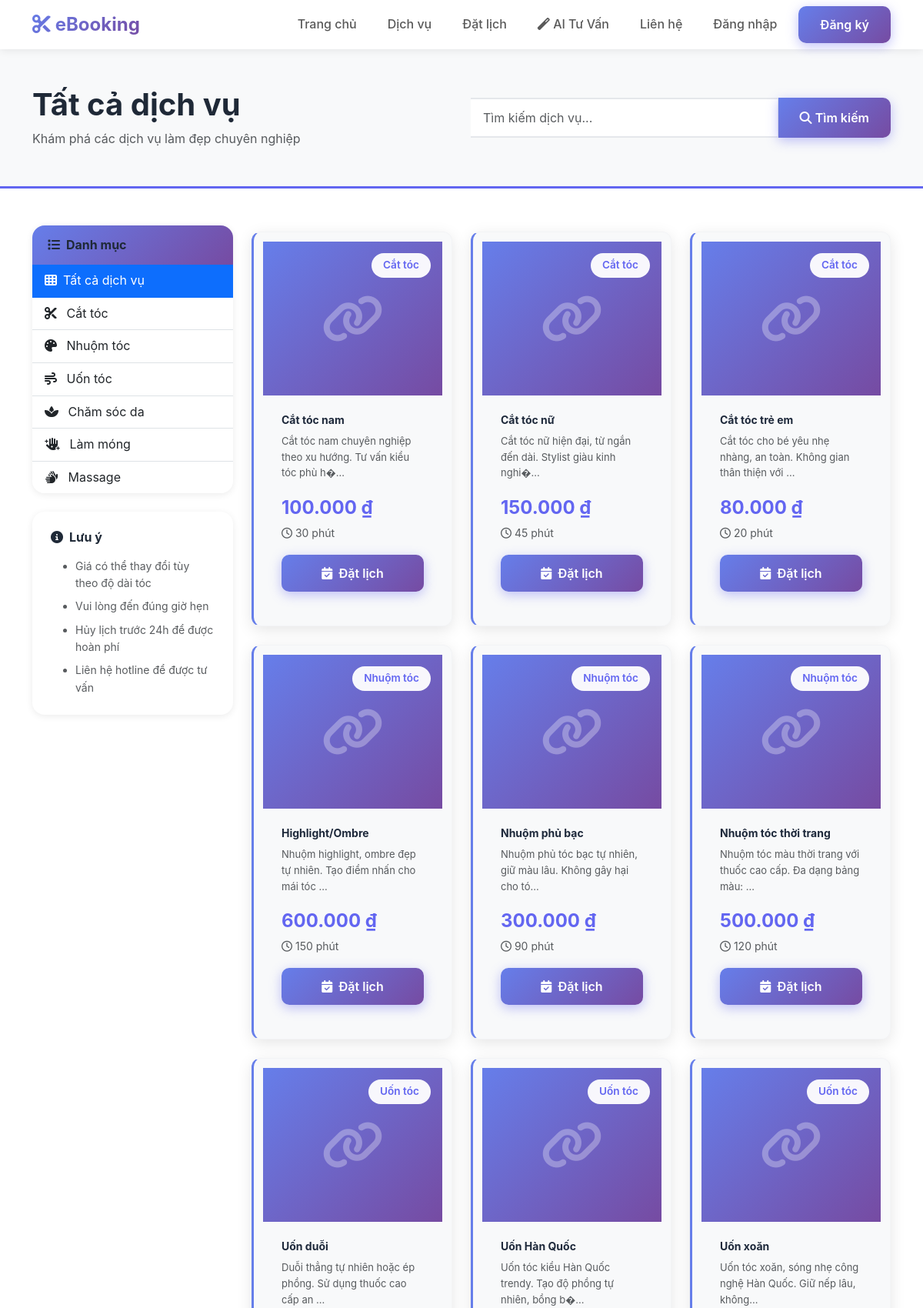
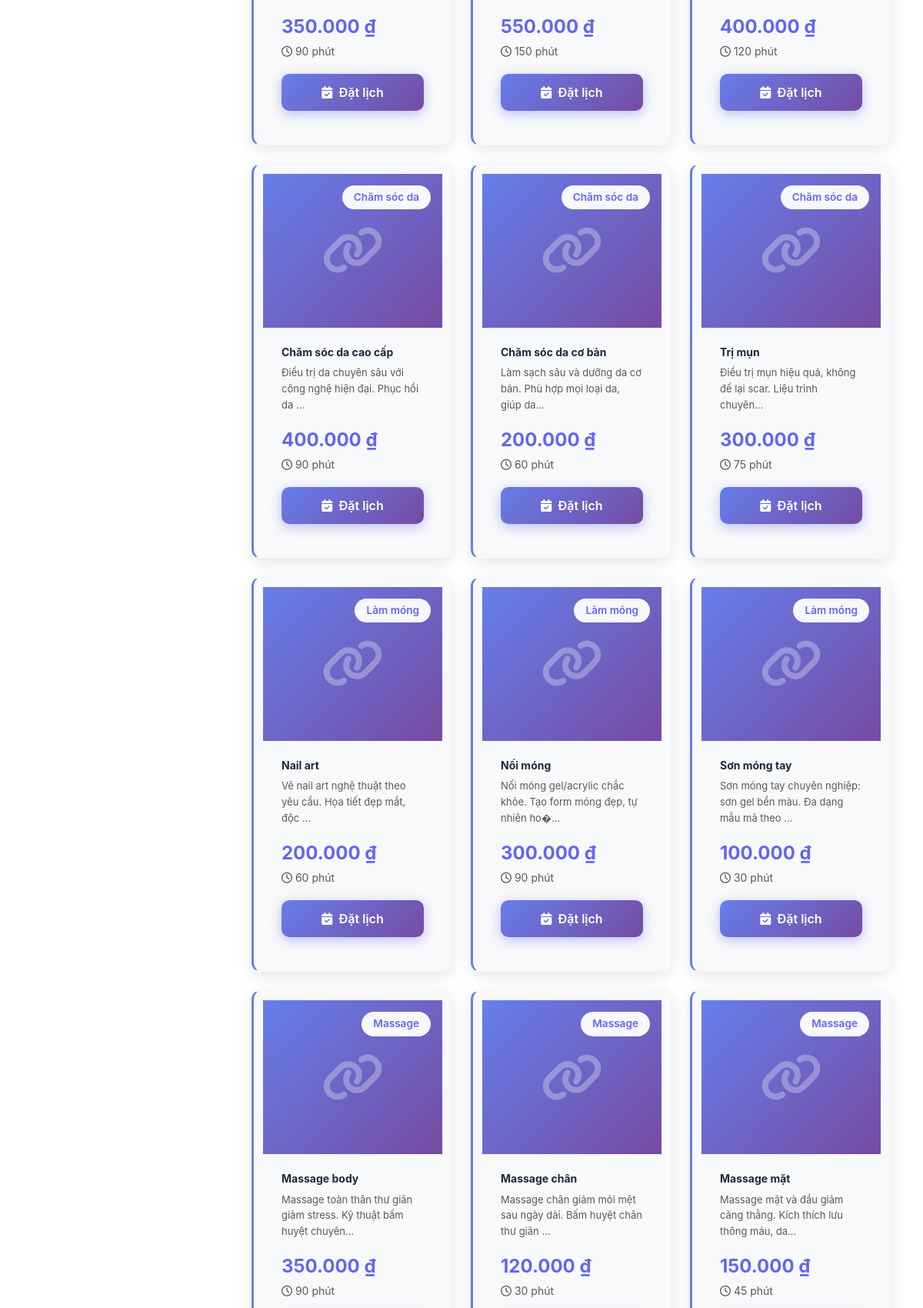
Screenshot of /pages/services.php (upper part) with the database file from the repository (2 pictures, top to bottom).
### tables this page shows
CREATE TABLE `categories` (
  `category_id` int(11) NOT NULL,
  `category_name` varchar(100) NOT NULL,
  `description` text DEFAULT NULL,
  `icon` varchar(100) DEFAULT NULL,
  `display_order` int(11) DEFAULT 0,
  `status` enum('active','inactive') DEFAULT 'active',
  `created_at` timestamp NOT NULL DEFAULT current_timestamp(),
  `updated_at` timestamp NOT NULL DEFAULT current_timestamp() ON UPDATE current_timestamp()
);

CREATE TABLE `services` (
  `service_id` int(11) NOT NULL,
  `category_id` int(11) NOT NULL,
  `service_name` varchar(150) NOT NULL,
  `description` text DEFAULT NULL,
  `price` decimal(10,2) NOT NULL,
  `duration` int(11) NOT NULL COMMENT 'Thời gian thực hiện (phút)',
  `image` varchar(255) DEFAULT NULL,
  `status` enum('active','inactive') DEFAULT 'active',
  `created_at` timestamp NOT NULL DEFAULT current_timestamp(),
  `updated_at` timestamp NOT NULL DEFAULT current_timestamp() ON UPDATE current_timestamp()
);

### models/Category.php (called while the page is built, shortened)
<?php
class Category {
    private $conn;
    private $table = 'categories';
    public function __construct($db) {
        $this->conn = $db;
    }
    public function getAllCategories($status = 'active') {
        $query = "SELECT * FROM " . $this->table;
        if ($status) {
            $query .= " WHERE status = :status";
        }
        $query .= " ORDER BY display_order, category_name";
        $stmt = $this->conn->prepare($query);
        if ($status) {
            $stmt->bindParam(':status', $status);
        }
        $stmt->execute();
        return $stmt->fetchAll(PDO::FETCH_ASSOC);
    }
}
?>

### models/Service.php (called while the page is built, shortened)
<?php
class Service {
    private $conn;
    private $table = 'services';
    public function __construct($db) {
        $this->conn = $db;
    }
    public function getAllServices($category_id = null, $status = 'active') {
        $query = "SELECT s.*, c.category_name
                  FROM " . $this->table . " s
                  LEFT JOIN categories c ON s.category_id = c.category_id
                  WHERE 1=1";
        if ($status) {
            $query .= " AND s.status = :status";
        }
        $query .= " ORDER BY c.display_order, s.service_name";
        $stmt = $this->conn->prepare($query);
        if ($status) {
            $stmt->bindParam(':status', $status);
        }
        $stmt->execute();
        return $stmt->fetchAll(PDO::FETCH_ASSOC);
    }
}
?>

### config/functions.php (called while the page is built, shortened)
<?php
function formatCurrency($amount) {
    return number_format($amount ?? 0, 0, ',', '.') . ' ₫';
}
?>

### pages/services.php (the view, shortened to what this page needs)
<?php
require_once '../models/Category.php';
require_once '../models/Service.php';
$database = new Database();
$db = $database->getConnection();
$categoryModel = new Category($db);
$serviceModel = new Service($db);
$category_id = isset($_GET['category']) ? (int)$_GET['category'] : null;
$search = isset($_GET['search']) ? sanitize($_GET['search']) : '';
$categories = $categoryModel->getAllCategories();
if ($search) {
    $services = $serviceModel->search($search);
} else {
    $services = $serviceModel->getAllServices($category_id);
}
$current_category = null;
?>
<!DOCTYPE html>
<html lang="vi">
<head>
    <link href="https://cdn.jsdelivr.net/npm/bootstrap@5.3.0/dist/css/bootstrap.min.css" rel="stylesheet">
    <link rel="stylesheet" href="https://cdnjs.cloudflare.com/ajax/libs/font-awesome/6.4.0/css/all.min.css">
    <link rel="stylesheet" href="<?php echo BASE_URL; ?>/assets/css/style.css">
</head>
<body>
    <?php include '../includes/header.php'; ?>
    <section class="page-header bg-light py-5">
        <div class="container">
            <div class="row align-items-center">
                <div class="col-lg-6">
                    <h1 class="fw-bold mb-2">
                        <?php
                        if ($current_category) {
                            echo htmlspecialchars($current_category['category_name']);
                        } elseif ($search) {
                            echo 'Kết quả tìm kiếm: "' . htmlspecialchars($search) . '"';
                        } else {
                            echo 'Tất cả dịch vụ';
                        }
                        ?>
                    </h1>
                    <p class="text-muted mb-0">
                        <?php
                        if ($search) {
                            echo 'Tìm thấy ' . count($services) . ' dịch vụ';
                        } else {
                            echo 'Khám phá các dịch vụ làm đẹp chuyên nghiệp';
                        }
                        ?>
                    </p>
                </div>
                <div class="col-lg-6">
                    <form method="GET" action="" class="mt-3 mt-lg-0">
                        <div class="input-group">
                            <input type="text" class="form-control" name="search" placeholder="Tìm kiếm dịch vụ..."
                                   value="<?php echo htmlspecialchars($search); ?>">
                            <button class="btn btn-primary" type="submit">
                                <i class="fas fa-search"></i> Tìm kiếm
                            </button>
                        </div>
                    </form>
                </div>
            </div>
        </div>
    </section>
    <section class="py-5">
        <div class="container">
            <div class="row">
                <div class="col-lg-3 mb-4">
                    <div class="card border-0 shadow-sm">
                        <div class="card-header bg-primary text-white">
                            <h6 class="mb-0"><i class="fas fa-list me-2"></i>Danh mục</h6>
                        </div>
                        <div class="list-group list-group-flush">
                            <a href="services.php" class="list-group-item list-group-item-action <?php echo !$category_id ? 'active' : ''; ?>">
                                <i class="fas fa-th me-2"></i>Tất cả dịch vụ
                            </a>
                            <?php foreach ($categories as $cat): ?>
                            <a href="services.php?category=<?php echo $cat['category_id']; ?>"
                               class="list-group-item list-group-item-action <?php echo $category_id == $cat['category_id'] ? 'active' : ''; ?>">
                                <i class="fas <?php echo $cat['icon']; ?> me-2"></i>
                                <?php echo htmlspecialchars($cat['category_name']); ?>
                            </a>
                            <?php endforeach; ?>
                        </div>
                    </div>
                    <div class="card border-0 shadow-sm mt-4">
                        <div class="card-body">
                            <h6 class="fw-bold mb-3"><i class="fas fa-info-circle me-2"></i>Lưu ý</h6>
                            <ul class="small text-muted mb-0">
                                <li class="mb-2">Giá có thể thay đổi tùy theo độ dài tóc</li>
                                <li class="mb-2">Vui lòng đến đúng giờ hẹn</li>
                                <li class="mb-2">Hủy lịch trước 24h để được hoàn phí</li>
                                <li>Liên hệ hotline để được tư vấn</li>
                            </ul>
                        </div>
                    </div>
                </div>
                <div class="col-lg-9">
                    <?php if (empty($services)): ?>
                        <div class="text-center py-5">
                            <i class="fas fa-search fa-3x text-muted mb-3"></i>
                            <h5 class="text-muted">Không tìm thấy dịch vụ nào</h5>
                            <a href="services.php" class="btn btn-primary mt-3">Xem tất cả dịch vụ</a>
                        </div>
                    <?php else: ?>
                        <div class="row g-4">
                            <?php foreach ($services as $service): ?>
                            <div class="col-md-6 col-lg-4">
                                <div class="service-card h-100">
                                    <div class="service-image">
                                        <div class="service-badge"><?php echo htmlspecialchars($service['category_name']); ?></div>
                                    </div>
                                    <div class="service-body p-4">
                                        <h5 class="mb-2"><?php echo htmlspecialchars($service['service_name']); ?></h5>
                                        <p class="text-muted small mb-3">
                                            <?php echo htmlspecialchars(substr($service['description'], 0, 80)); ?>...
                                        </p>
                                        <div class="d-flex justify-content-between align-items-center mb-3">
                                            <div>
                                                <div class="service-price"><?php echo formatCurrency($service['price']); ?></div>
                                                <small class="text-muted">
                                                    <i class="far fa-clock"></i> <?php echo $service['duration']; ?> phút
                                                </small>
                                            </div>
                                        </div>
                                        <a href="booking.php?service=<?php echo $service['service_id']; ?>"
                                           class="btn btn-primary w-100">
                                            <i class="fas fa-calendar-check me-2"></i>Đặt lịch
                                        </a>
                                    </div>
                                </div>
                            </div>
                            <?php endforeach; ?>
                        </div>
                    <?php endif; ?>
                </div>
            </div>
        </div>
    </section>
</body>
</html>

### assets/css/style.css (style rules this page uses)
:root { --primary-color: #6366f1; --primary-dark: #4f46e5; --primary-light: #818cf8; --secondary-color: #8b5cf6; --success-color: #10b981; --danger-color: #ef4444; --warning-color: #f59e0b; --info-color: #3b82f6; --dark-color: #1f2937; --light-color: #f3f4f6; --gradient-primary: linear-gradient(135deg, #667eea 0%, #764ba2 100%); --gradient-secondary: linear-gradient(135deg, #f093fb 0%, #f5576c 100%); --shadow-sm: 0 2px 10px rgba(0, 0, 0, 0.08); --shadow-md: 0 5px 20px rgba(0, 0, 0, 0.1); --shadow-lg: 0 10px 40px rgba(0, 0, 0, 0.15); --shadow-xl: 0 20px 60px rgba(0, 0, 0, 0.2); --transition: all 0.3s cubic-bezier(0.4, 0, 0.2, 1); }
* { margin: 0; padding: 0; box-sizing: border-box; }
body { font-family: 'Inter', -apple-system, BlinkMacSystemFont, 'Segoe UI', Roboto, 'Helvetica Neue', Arial, sans-serif; color: #374151; line-height: 1.6; font-size: 16px; -webkit-font-smoothing: antialiased; -moz-osx-font-smoothing: grayscale; overflow-x: hidden; }
h1, h2, h3, h4, h5, h6 { font-weight: 700; line-height: 1.2; margin-bottom: 1rem; color: #1f2937; }
p { margin-bottom: 1rem; }
a { text-decoration: none; transition: var(--transition); }
.btn { font-weight: 600; padding: 12px 28px; border-radius: 10px; transition: var(--transition); border: none; position: relative; overflow: hidden; }
.btn::before { content: ''; position: absolute; top: 50%; left: 50%; width: 0; height: 0; border-radius: 50%; background: rgba(255, 255, 255, 0.3); transform: translate(-50%, -50%); transition: width 0.6s, height 0.6s; }
.btn-primary { background: var(--gradient-primary); border-color: transparent; color: white; box-shadow: 0 4px 15px rgba(99, 102, 241, 0.4); }
.bg-primary { background-color: var(--primary-color) !important; }
.service-card { background: white; border-radius: 20px; overflow: hidden; box-shadow: var(--shadow-md); transition: var(--transition); border: 1px solid #f3f4f6; position: relative; }
.service-card::before { content: ''; position: absolute; top: 0; left: 0; right: 0; bottom: 0; background: var(--gradient-primary); opacity: 0; transition: var(--transition); z-index: 0; }
.service-body { position: relative; z-index: 1; }
.service-image { position: relative; height: 200px; overflow: hidden; background: linear-gradient(135deg, #667eea 0%, #764ba2 100%); display: flex; align-items: center; justify-content: center; }
.service-image::before { content: '\f0c1'; font-family: 'Font Awesome 6 Free'; font-weight: 900; font-size: 4rem; color: rgba(255, 255, 255, 0.3); position: absolute; z-index: 0; }
.service-badge { position: absolute; top: 15px; right: 15px; background: rgba(255, 255, 255, 0.95); padding: 5px 15px; border-radius: 20px; font-size: 0.85rem; font-weight: 600; color: var(--primary-color); }
.service-price { font-size: 1.5rem; font-weight: 700; color: var(--primary-color); }
.page-header { border-bottom: 3px solid var(--primary-color); }
.shadow-sm { box-shadow: 0 2px 10px rgba(0, 0, 0, 0.08) !important; }
.card { border-radius: 16px; border: 1px solid #f3f4f6; transition: var(--transition); overflow: hidden; }
.card-header { background: var(--gradient-primary); color: white; font-weight: 600; border: none; padding: 16px 20px; }
.card-body { padding: 24px; }
.form-control, .form-select { border-radius: 10px; border: 2px solid #e5e7eb; padding: 12px 16px; transition: all 0.3s cubic-bezier(0.4, 0, 0.2, 1); background-color: #ffffff; font-size: 1rem; }
.input-group .form-control { border-left: none; border-radius: 0 10px 10px 0; }

### assets/css/chatbot.css (style rules this page uses)
.service-card { background: #f8f9fa; border-radius: 12px; padding: 12px; margin-top: 8px; border-left: 3px solid #667eea; }
.service-card h5 { margin: 0 0 8px 0; color: #1e293b; font-size: 14px; }
.service-card p { margin: 4px 0; font-size: 13px; color: #64748b; }

### rows the page displays
categories: category_name "Cắt tóc"
categories: category_name "Nhuộm tóc"
categories: category_name "Uốn tóc"
categories: category_name "Chăm sóc da"
categories: category_name "Làm móng"
categories: category_name "Massage"
services: category.category_name "Cắt tóc", service_name "Cắt tóc nam", description "Cắt tóc nam chuyên nghiệp theo xu hướng. Tư vấn kiểu tóc phù h�", price "100.000 ₫", duration "30"
services: category.category_name "Cắt tóc", service_name "Cắt tóc nữ", description "Cắt tóc nữ hiện đại, từ ngắn đến dài. Stylist giàu kinh nghi�", price "150.000 ₫", duration "45"
services: category.category_name "Cắt tóc", service_name "Cắt tóc trẻ em", description "Cắt tóc cho bé yêu nhẹ nhàng, an toàn. Không gian thân thiện với", price "80.000 ₫", duration "20"
services: category.category_name "Nhuộm tóc", service_name "Highlight/Ombre", description "Nhuộm highlight, ombre đẹp tự nhiên. Tạo điểm nhấn cho mái tóc", price "600.000 ₫", duration "150"
services: category.category_name "Nhuộm tóc", service_name "Nhuộm phủ bạc", description "Nhuộm phủ tóc bạc tự nhiên, giữ màu lâu. Không gây hại cho tó", price "300.000 ₫", duration "90"
services: category.category_name "Nhuộm tóc", service_name "Nhuộm tóc thời trang", description "Nhuộm tóc màu thời trang với thuốc cao cấp. Đa dạng bảng màu:", price "500.000 ₫", duration "120"
services: category.category_name "Uốn tóc", service_name "Uốn duỗi", description "Duỗi thẳng tự nhiên hoặc ép phồng. Sử dụng thuốc cao cấp an", price "350.000 ₫", duration "90"
services: category.category_name "Uốn tóc", service_name "Uốn Hàn Quốc", description "Uốn tóc kiểu Hàn Quốc trendy. Tạo độ phồng tự nhiên, bồng b�", price "550.000 ₫", duration "150"
services: category.category_name "Uốn tóc", service_name "Uốn xoăn", description "Uốn tóc xoăn, sóng nhẹ công nghệ Hàn Quốc. Giữ nếp lâu, không", price "400.000 ₫", duration "120"
services: category.category_name "Chăm sóc da", service_name "Chăm sóc da cao cấp", description "Điều trị da chuyên sâu với công nghệ hiện đại. Phục hồi da", price "400.000 ₫", duration "90"
services: category.category_name "Chăm sóc da", service_name "Chăm sóc da cơ bản", description "Làm sạch sâu và dưỡng da cơ bản. Phù hợp mọi loại da, giúp da", price "200.000 ₫", duration "60"
services: category.category_name "Chăm sóc da", service_name "Trị mụn", description "Điều trị mụn hiệu quả, không để lại scar. Liệu trình chuyên", price "300.000 ₫", duration "75"
services: category.category_name "Làm móng", service_name "Nail art", description "Vẽ nail art nghệ thuật theo yêu cầu. Họa tiết đẹp mắt, độc", price "200.000 ₫", duration "60"
services: category.category_name "Làm móng", service_name "Nối móng", description "Nối móng gel/acrylic chắc khỏe. Tạo form móng đẹp, tự nhiên ho�", price "300.000 ₫", duration "90"
services: category.category_name "Làm móng", service_name "Sơn móng tay", description "Sơn móng tay chuyên nghiệp: sơn gel bền màu. Đa dạng mẫu mã theo", price "100.000 ₫", duration "30"
services: category.category_name "Massage", service_name "Massage body", description "Massage toàn thân thư giãn giảm stress. Kỹ thuật bấm huyệt chuyên", price "350.000 ₫", duration "90"
services: category.category_name "Massage", service_name "Massage chân", description "Massage chân giảm mỏi mệt sau ngày dài. Bấm huyệt chân thư giãn", price "120.000 ₫", duration "30"
services: category.category_name "Massage", service_name "Massage mặt", description "Massage mặt và đầu giảm căng thẳng. Kích thích lưu thông máu, da", price "150.000 ₫", duration "45"

### other values shown
SITE_NAME "eBooking"
